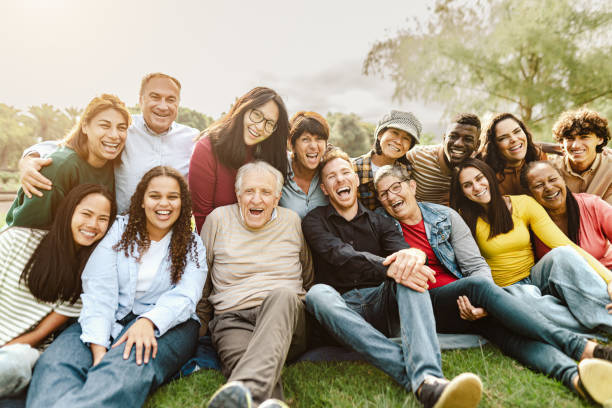
#> input picture Tema 03/Visión Artificial/imagen.jpg, 612 x 408 px, given in place of imagen.webp, which was not available
$ jupyter execute actividad08.ipynb   (shell and % lines are left out)   (text cells are left out)
#> lines starting #> are read from the running program, lines starting #| are printed output that depends on the picture; long printed decimals are rounded; pictures that were not available may be replaced by others from this repository, and a replacement may not be noted
[cell 1]
import cv2
import numpy as np
from matplotlib import pyplot as plt

# Configurar matplotlib para mostrar imágenes en el notebook

[cell 2]
# Cargar la imagen
imagen = cv2.imread('imagen.webp')
#> imagen is the input picture: shape (408, 612, 3); mean B, G, R 133.2, 153, 163

# Verificar que la imagen se cargó correctamente
if imagen is None:
    print("Error: No se pudo cargar la imagen. Verifica la ruta del archivo.")
else:
    print("✓ Imagen cargada correctamente")

    # Obtener dimensiones
    alto, ancho = imagen.shape[:2]
#> alto = 408; ancho = 612
    print(f"  Dimensiones: {ancho} x {alto} píxeles")
#|   Dimensiones: 612 x 408 píxeles

    # Mostrar la imagen original
    imagen_rgb = cv2.cvtColor(imagen, cv2.COLOR_BGR2RGB)
    plt.figure(figsize=(10, 6))
    plt.imshow(imagen_rgb)
    plt.axis('off')
    plt.title('Imagen original')
    plt.show()

[cell 3]
# Definir el desplazamiento
desplazamiento_x = 50  # píxeles a la derecha
desplazamiento_y = 30  # píxeles hacia abajo

# Crear matriz de traslación
# La matriz es: [[1, 0, tx], [0, 1, ty]]
matriz_traslacion = np.float32([[1, 0, desplazamiento_x],
                                 [0, 1, desplazamiento_y]])

# Aplicar la transformación afín
imagen_trasladada = cv2.warpAffine(imagen, matriz_traslacion, (ancho, alto))
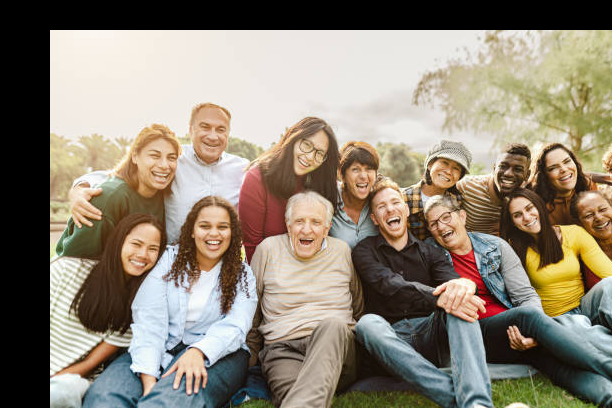
#> imagen_trasladada: shape (408, 612, 3); mean B, G, R 117.7, 132.6, 141.9

print(f"✓ Imagen trasladada")
print(f"  Desplazamiento X: +{desplazamiento_x} px (derecha)")
print(f"  Desplazamiento Y: +{desplazamiento_y} px (abajo)")
print(f"  Matriz de traslación:")
print(f"  {matriz_traslacion}")

[cell 4]
# Definir parámetros de rotación
centro = (ancho // 2, alto // 2)  # Centro de la imagen
#> centro = (306, 204)
angulo = 30  # Grados (positivo = sentido antihorario)
escala = 1.0  # Sin cambio de escala

# Obtener matriz de rotación
matriz_rotacion = cv2.getRotationMatrix2D(centro, angulo, escala)

# Aplicar la transformación afín
imagen_rotada = cv2.warpAffine(imagen, matriz_rotacion, (ancho, alto))
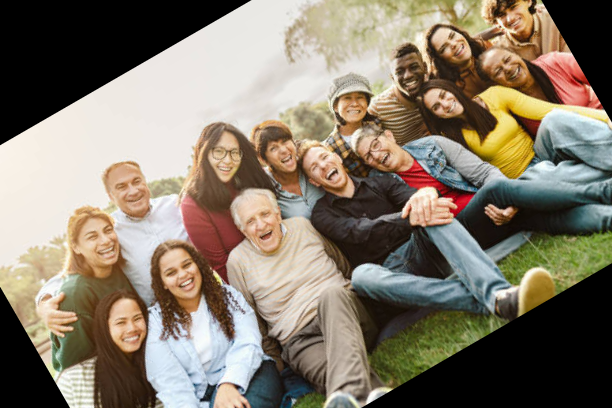
#> imagen_rotada: shape (408, 612, 3); mean B, G, R 107, 122.7, 132.9

print(f"✓ Imagen rotada")
print(f"  Centro de rotación: {centro}")
#|   Centro de rotación: (306, 204)
print(f"  Ángulo: {angulo}° (antihorario)")
print(f"  Escala: {escala}")
print(f"  Matriz de rotación:")
print(f"  {matriz_rotacion}")
#|   [[  0.866    0.5        -61.004]
#|  [ -0.5          0.866  180.331]]

[cell 5]
# Convertir todas las imágenes de BGR a RGB para matplotlib
imagen_trasladada_rgb = cv2.cvtColor(imagen_trasladada, cv2.COLOR_BGR2RGB)
imagen_rotada_rgb = cv2.cvtColor(imagen_rotada, cv2.COLOR_BGR2RGB)

# Mostrar las tres versiones
fig, axes = plt.subplots(1, 3, figsize=(18, 6))

# Original
axes[0].imshow(imagen_rgb)
axes[0].set_title('Original', fontsize=14, fontweight='bold')
axes[0].axis('off')

# Trasladada
axes[1].imshow(imagen_trasladada_rgb)
axes[1].set_title(f'Trasladada\n(+{desplazamiento_x}px, +{desplazamiento_y}px)',
                  fontsize=14, fontweight='bold')
axes[1].axis('off')

# Rotada
axes[2].imshow(imagen_rotada_rgb)
axes[2].set_title(f'Rotada\n({angulo}°)', fontsize=14, fontweight='bold')
axes[2].axis('off')

plt.tight_layout()
plt.show()
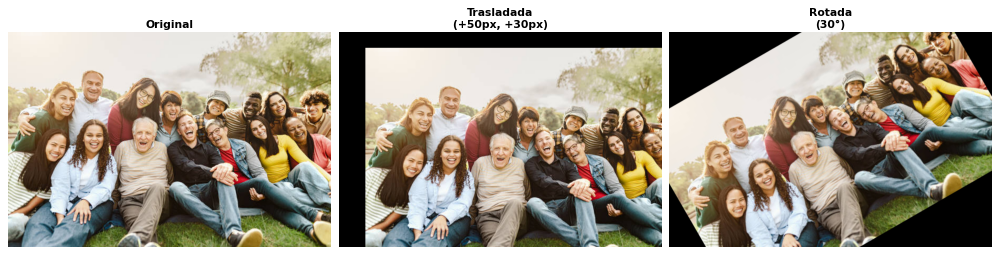
#> figure drawn by matplotlib, 3 panels
